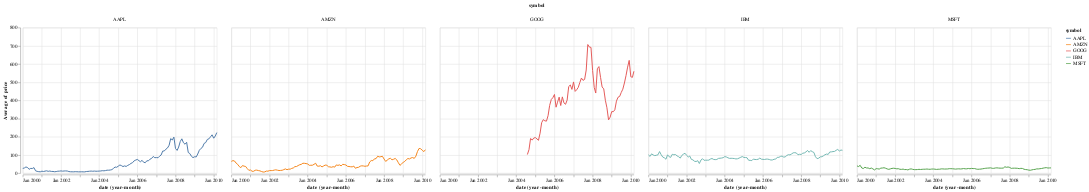

This figure's notebook cell:
### Markdown cell above
# Faceting

* 1st way

### Code cell
alt.Chart(source).mark_line().encode(
    x='yearmonth(date)',
    y='average(price)',
    color='symbol'
).facet(column='symbol')

### Figure 1 — Vega-Lite specification as saved in the notebook (floating-point values rounded to 4 significant figures; data arrays with more than 128 entries replaced by an {"elided": "..."} marker saying what was removed)
{"$schema": "https://vega.github.io/schema/vega-lite/v3.4.0.json", "config": {"background": "white", "mark": {"tooltip": null}, "view": {"height": 300, "width": 400}}, "data": {"name": "data-96e857a61c6b623bafe23440d582a500"}, "datasets": {"data-96e857a61c6b623bafe23440d582a500": {"elided": "560 records"}}, "facet": {"column": {"field": "symbol", "type": "nominal"}}, "spec": {"encoding": {"color": {"field": "symbol", "type": "nominal"}, "x": {"field": "date", "timeUnit": "yearmonth", "type": "temporal"}, "y": {"aggregate": "average", "field": "price", "type": "quantitative"}}, "mark": "line"}}
